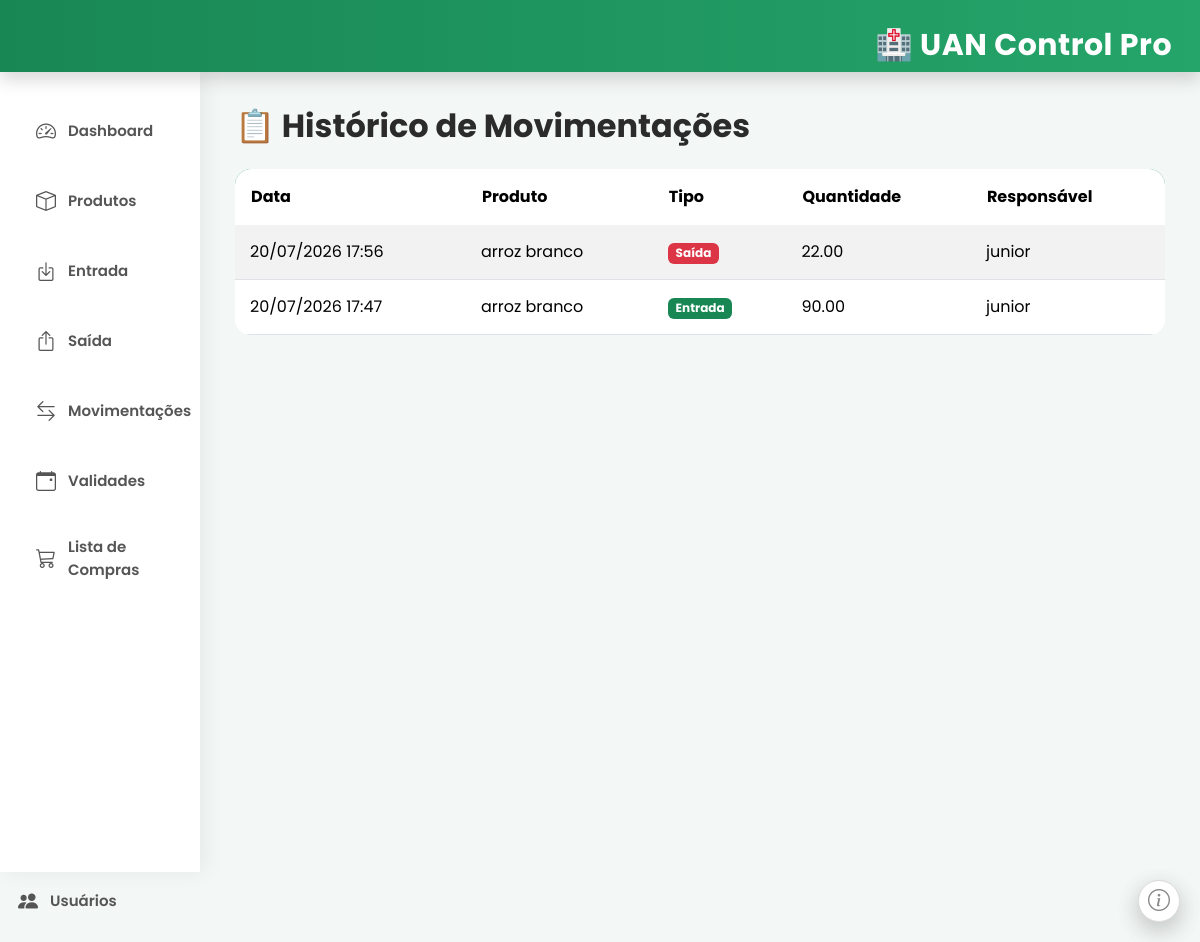
Page /movimentacoes on the committed database.
### models.py (models this page shows, shortened)
class Movimentacao(db.Model):
    __tablename__ = "movimentacoes"
    id = db.Column(db.Integer, primary_key=True)
    data = db.Column(
        db.DateTime,
        default=datetime.now
    )
    produto_id = db.Column(
        db.Integer,
        db.ForeignKey("produtos.id")
    )
    produto = db.relationship("Produto")
    tipo = db.Column(db.String(20))
    quantidade = db.Column(db.Float)
    responsavel = db.Column(db.String(100))
    observacao = db.Column(db.Text)
    lote = db.Column(db.String(60))
    validade = db.Column(db.Date)
    nota_fiscal = db.Column(db.String(80))
    valor_unitario = db.Column(db.Float)

class Produto(db.Model):
    __tablename__ = "produtos"
    id = db.Column(db.Integer, primary_key=True)
    nome = db.Column(db.String(120), nullable=False)
    categoria = db.Column(db.String(80), nullable=False)
    unidade = db.Column(db.String(30), nullable=False)
    codigo_barras = db.Column(db.String(80))
    fornecedor = db.Column(db.String(120))
    localizacao = db.Column(db.String(120))
    estoque_atual = db.Column(db.Float, default=0)
    estoque_minimo = db.Column(db.Float, default=0)
    estoque_maximo = db.Column(db.Float, default=0)
    essencial = db.Column(db.Boolean, default=False)
    observacao = db.Column(db.Text)
    ativo = db.Column(db.Boolean, default=True)
    criado_em = db.Column(
        db.DateTime,
        default=datetime.now
    )
    atualizado_em = db.Column(
        db.DateTime,
        default=datetime.now,
        onupdate=datetime.now
    )

### routes/movimentacoes.py (the view)
@main.route("/movimentacoes")
def movimentacoes():
    lista = Movimentacao.query.order_by(
        Movimentacao.data.desc()
    ).all()
    return render_template(
        "movimentacoes.html",
        movimentacoes=lista
    )

### templates/movimentacoes.html
{% extends "base.html" %}
{% block conteudo %}
<h2 class="mb-4">
📋 Histórico de Movimentações
</h2>
<table class="table table-striped table-hover">
<thead>
<tr>
<th>Data</th>
<th>Produto</th>
<th>Tipo</th>
<th>Quantidade</th>
<th>Responsável</th>
</tr>
</thead>
<tbody>
{% for m in movimentacoes %}
<tr>
<td>{{ m.data.strftime("%d/%m/%Y %H:%M") }}</td>
<td>{{ m.produto.nome }}</td>
<td>
{% if m.tipo == "ENTRADA" %}
<span class="badge bg-success">
Entrada
</span>
{% else %}
<span class="badge bg-danger">
Saída
</span>
{% endif %}
</td>
<td>{{ "%.2f"|format(m.quantidade) }}</td>
<td>{{ m.responsavel }}</td>
</tr>
{% endfor %}
</tbody>
</table>
{% endblock %}

### static/css/estilo.css (style rules this page uses)
* { margin:0; padding:0; box-sizing:border-box; }
body { background:#f3f7f5; font-family:'Poppins',sans-serif; color:#2b2b2b; }
h1,h2,h3,h4 { font-weight:700; }
.table { background:white; border-radius:16px; overflow:hidden; }
.table thead { background:#198754; color:white; }
.table th { border:none; padding:16px; }
.table td { padding:15px; vertical-align:middle; }

### rows in the picture
Movimentacao: data "20/07/2026 17:56", produto.nome "arroz branco", tipo "Saída", quantidade "22.00", responsavel "junior"
Movimentacao: data "20/07/2026 17:47", produto.nome "arroz branco", tipo "Entrada", quantidade "90.00", responsavel "junior"
